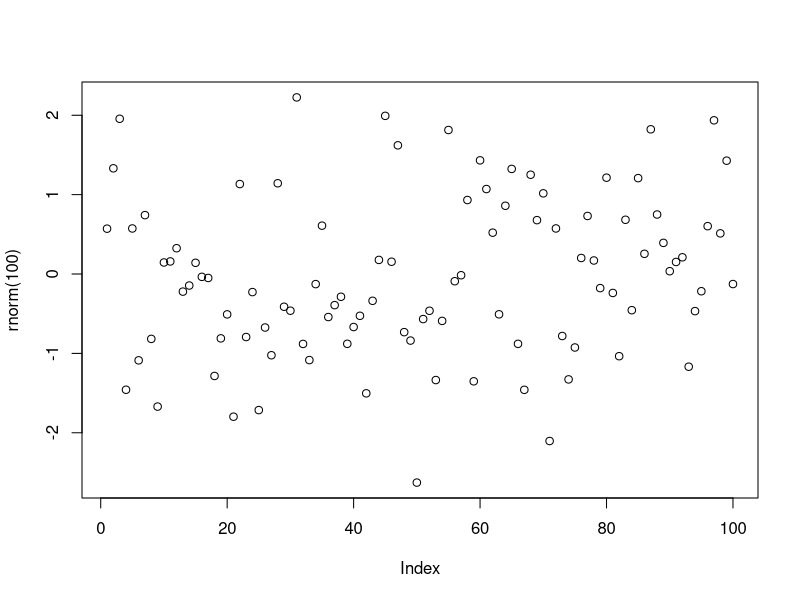

Source code (R):
## ---- chunk 1
# O chunk é um mini script dentro do relatório.

3*2

obj <- 10
## ---- chunk 2
plot(rnorm(100))
